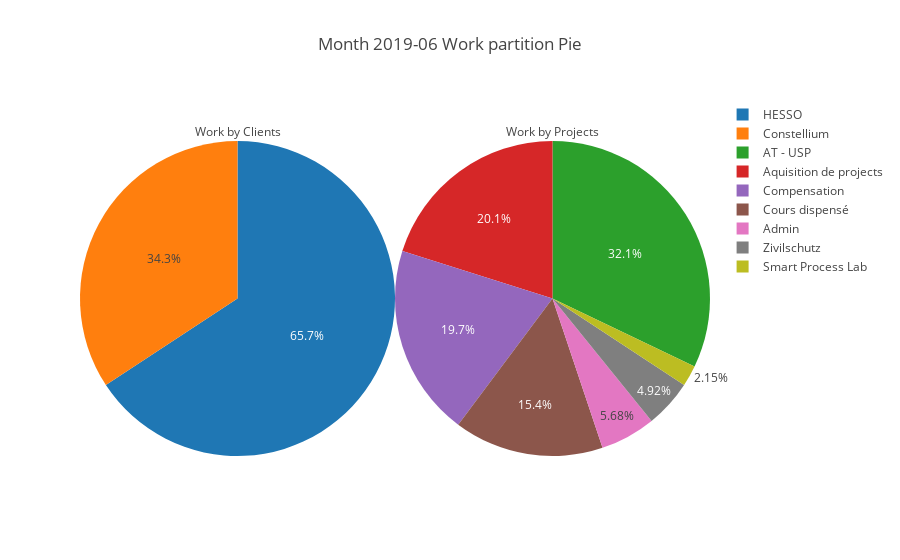

The cell this chart's notebook holds for it:
### Markdown cell above
#### Working Hours Pie Chart

### Code cell
title = "Work by Clients"
labels = monthlyTimeEntiresDf['client']
values = monthlyTimeEntiresDf['duration']
trace1 = go.Pie(title=title,
                labels=labels,
                values=values,
                hoverinfo='label+percent+value',
                domain=dict(x=[0,0.5]))

title = "Work by Projects"
labels = monthlyTimeEntiresDf['project']
values = monthlyTimeEntiresDf['duration']
trace2 = go.Pie(title=title,
                labels=labels,
                values=values,
                hoverinfo='label+percent+value',
                domain=dict(x=[0.5,1.0]))

title = "Month {} Work partition Pie".format(monthlystartdate.strftime('%Y-%m'))
layout = go.Layout(title=title,
                   #annotations=[ann1,ann2],
                   # Hide legend if you want
                   #showlegend=False
                   )

data = [trace1, trace2]
# Create fig with data and layout
fig = go.Figure(data=data,layout=layout)

graphFilename = (title + ext_file).replace(" ", "_")
plot_figure(outputDir + graphFilename, fig)

# Add to report
print_file("![{}]({})".format(title, "." + os.sep + graphFilename), monthlyreportFilePath, True, False)
print_file("", monthlyreportFilePath, True, False)

### Figure 1 — Plotly figure (JSON) as saved in the notebook; plotly's stock layout.template omitted (floating-point values rounded to 4 significant figures)
{"data": [{"domain": {"x": [0, 0.5]}, "hoverinfo": "label+percent+value", "labels": ["HESSO", "HESSO", "Constellium", "HESSO", "Constellium", "Constellium", "HESSO", "Constellium", "Constellium", "HESSO", "Constellium", "Constellium", "HESSO", "HESSO", "HESSO", "HESSO", "HESSO", "HESSO", "HESSO", "Constellium", "HESSO", "HESSO", "HESSO", "HESSO", "Constellium", "HESSO", "Constellium", "HESSO", "Constellium", "HESSO", "HESSO", "Constellium", "Constellium", "HESSO", "Constellium", "Constellium", "HESSO", "HESSO"], "title": {"text": "Work by Clients"}, "type": "pie", "uid": "e10231fb-4c22-4d1f-8501-85ca0f8c82cb", "values": [8100000000000, 10800000000000, 10800000000000, 28800000000000, 18000000000000, 10800000000000, 7200000000000, 10800000000000, 11700000000000, 7200000000000, 10800000000000, 10800000000000, 28800000000000, 18000000000000, 18000000000000, 10800000000000, 21600000000000, 10800000000000, 7200000000000, 18000000000000, 10800000000000, 18000000000000, 12600000000000, 28800000000000, 7200000000000, 10800000000000, 12600000000000, 28800000000000, 19800000000000, 10800000000000, 28800000000000, 18900000000000, 10800000000000, 18000000000000, 11700000000000, 18000000000000, 11700000000000, 28800000000000]}, {"domain": {"x": [0.5, 1]}, "hoverinfo": "label+percent+value", "labels": ["Admin", "Aquisition de projects", "AT - USP", "Compensation", "AT - USP", "AT - USP", "Admin", "AT - USP", "AT - USP", "Aquisition de projects", "AT - USP", "AT - USP", "Compensation", "Cours dispensé", "Cours dispensé", "Cours dispensé", "Cours dispensé", "Cours dispensé", "Admin", "AT - USP", "Cours dispensé", "Aquisition de projects", "Aquisition de projects", "Compensation", "AT - USP", "Admin", "Smart Process Lab", "Aquisition de projects", "AT - USP", "Aquisition de projects", "Compensation", "AT - USP", "AT - USP", "Aquisition de projects", "AT - USP", "AT - USP", "Aquisition de projects", "Zivilschutz"], "title": {"text": "Work by Projects"}, "type": "pie", "uid": "f7ab2620-5128-43a8-a55a-0bf79e070b37", "values": [8100000000000, 10800000000000, 10800000000000, 28800000000000, 18000000000000, 10800000000000, 7200000000000, 10800000000000, 11700000000000, 7200000000000, 10800000000000, 10800000000000, 28800000000000, 18000000000000, 18000000000000, 10800000000000, 21600000000000, 10800000000000, 7200000000000, 18000000000000, 10800000000000, 18000000000000, 12600000000000, 28800000000000, 7200000000000, 10800000000000, 12600000000000, 28800000000000, 19800000000000, 10800000000000, 28800000000000, 18900000000000, 10800000000000, 18000000000000, 11700000000000, 18000000000000, 11700000000000, 28800000000000]}], "layout": {"autosize": true, "title": {"text": "Month 2019-06 Work partition Pie"}}}
